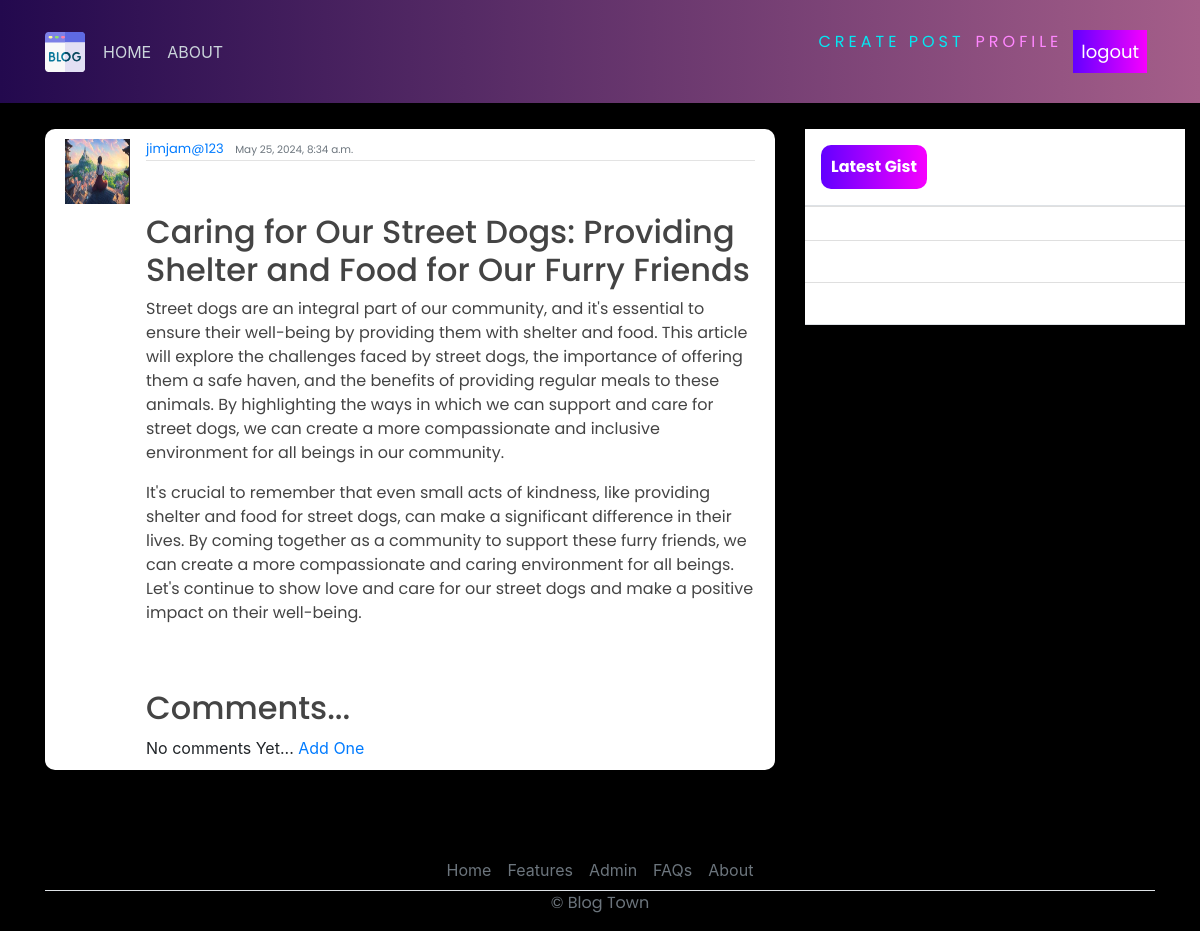
/post/47/ (signed in), run on the app's committed database.
### blog/models.py (models this page shows, shortened)
class Post(models.Model):
    title = models.CharField(max_length=200)
    intro = models.TextField(default="Intro")
    content = models.TextField()
    date_posted = models.DateTimeField(auto_now_add = True)
    author = models.ForeignKey(User, on_delete=models.CASCADE)

### users/models.py (models this page shows, shortened)
class Profile(models.Model):
    user = models.OneToOneField(User, on_delete=models.CASCADE)
    image = models.ImageField(default='default.jpg', upload_to='profile_pics')

### blog/views.py (the view)
# urls.py: path('post/<int:pk>/', PostDetailView.as_view(), name="blog-detail"),
class PostDetailView(LoginRequiredMixin, DetailView):
    model = Post

### blog/templates/blog/post_detail.html (shortened to what this page needs)
{% extends 'blog/base.html' %}
{% block content %}
        <br>
        <br>
        <article class="media content-section">
            <img class="rounded-cirlce article-img" src="{{ object.author.profile.image.url }}" alt="">
            <div class="media-body">
              <div class="article-metadata">
                <a class="mr-2" href="#">{{ object.author }}</a>
                <small class="text-muted">{{ object.date_posted }}</small> <br>
              </div>
              <br>
              <br>
              <h2><a class="article-title" href="#">{{ object.title }}</a></h2>
              <p class="article-content">{{object.intro}}</p>
              <p class="article-content">{{ object.content }}</p>
              <br>
              <br>
              <h2>Comments...</h2>
              {% if not object.comments.all %}
                No comments Yet... <a href = "{% url 'add_comment' object.pk %}">
                  Add One</a>
              {% endif %}
            </div>
            <br>
          </article>
{% endblock content %}

### blog/static/blog/main.css (style rules this page uses)
body { background-color: rgb(0, 0, 0); margin-top: 5rem; background-size: contain; background-repeat: no-repeat; }
h1, h2, h3, h4, h5, h6, p { color: #444444; font-family: 'Poppins', sans-serif; }
.content-section { background: #ffffff; padding: 10px 20px; border-radius: 10px; margin-bottom: 20px; }
.article-title { color: #444444; }
.article-content { white-space: pre-line; }
.article-img { height: 65px; width: 65px; margin-right: 16px; }
.article-metadata { font-family: 'Poppins', sans-serif; padding-bottom: 1px; margin-bottom: 4px; font-size: 13px; border-bottom: 1px solid #e3e3e3 }

### data on the page
Post: author.profile.image (picture), author "jimjam@123", date_posted "May 25, 2024, 8:34 a.m.", title "Caring for Our Street Dogs: Providing Shelter and Food for Our Furry Friends", intro "Street dogs are an integral part of our community, and it's essential to ensure their well-being by providing them with shelter and food. This article will explore the challenges faced by street dogs, the importance of offering them a safe haven, and the benefits of providing regular meals to these animals. By highlighting the ways in which we can support and care for street dogs, we can create a more compassionate and inclusive environment for all beings in our community.", content "It's crucial to remember that even small acts of kindness, like providing shelter and food for street dogs, can make a significant difference in their lives. By coming together as a community to support these furry friends, we can create a more compassionate and caring environment for all beings. Let's continue to show love and care for our street dogs and make a positive impact on their well-being."
